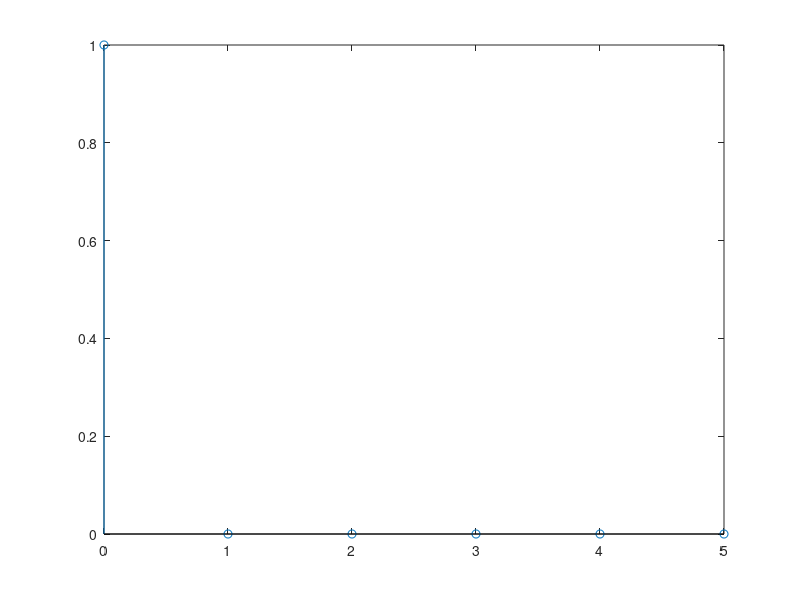

This chart was generated by the following MATLAB code:
clf;
N = input('Nhap chieu dai dap ung xung: ');
a = input('Nhap cac he so cua x: ');
b = input('Nhap cac he so cua y: ');

n = 0:N;
h = impz(a,b,N+1);
% sum = 0;
for k=1:N+1;
    %sum = sum + abs(h(k));
    if abs(h(k)) < 10^(-6), break,end
end
stem(n,h);
fprintf('Tong la: %.4d\n', h(k));
